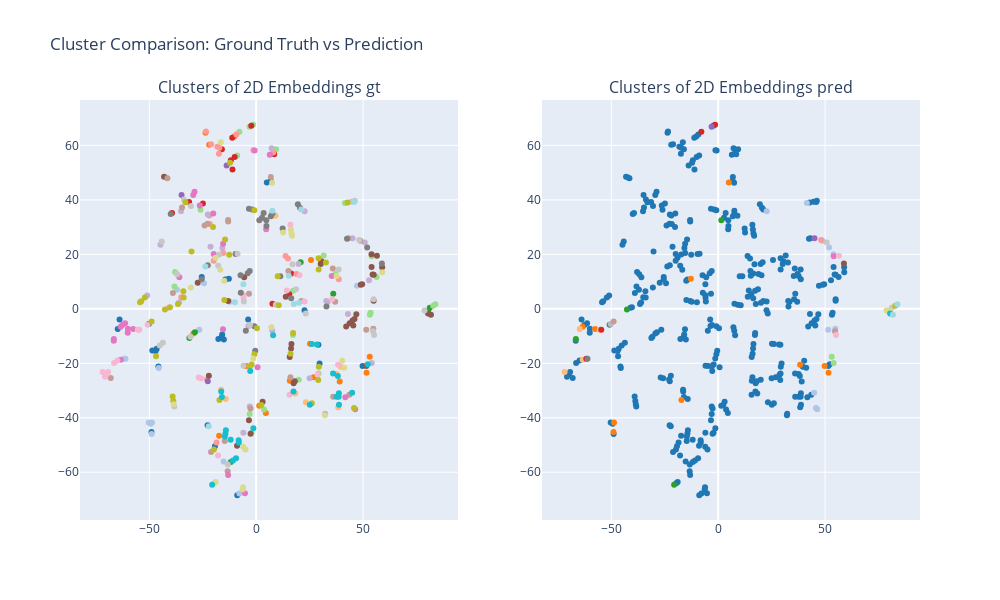

The cell this chart's notebook holds for it:
### Markdown cell above
## Trained with TSDAE

### Code cell
model = SentenceTransformer("models/tsdae-model")
test_model(model)

### Figure 1 — Plotly figure (JSON) as saved in the notebook; plotly's stock layout.template omitted (floating-point values rounded to 4 significant figures; data arrays with more than 128 entries replaced by an {"elided": "..."} marker saying what was removed)
{"data": [{"legendgroup": "gt", "marker": {"color": "#1f77b4", "size": 6}, "mode": "markers", "name": "GT Group 0", "showlegend": false, "type": "scatter", "x": [-45.75, 22.61, -48.99, -25.48, 6.782, -14.4, 29.1], "xaxis": "x", "y": [-21.18, -0.4917, -45.23, 11.65, 46.94, 10.76, -13.18], "yaxis": "y"}, {"legendgroup": "gt", "marker": {"color": "#1f77b4", "size": 6}, "mode": "markers", "name": "GT Group 1", "showlegend": false, "type": "scatter", "x": [-12.78, -50.24, -63.92, -22.72, -46.52, -48.6, -64.77, -47.04, 29.64, -19.29], "xaxis": "x", "y": [11.07, -5.541, -3.932, -42.71, -14.67, -15.33, -7.425, -15.49, -20.05, -50.42], "yaxis": "y"}, {"legendgroup": "gt", "marker": {"color": "#1f77b4", "size": 6}, "mode": "markers", "name": "GT Group 2", "showlegend": false, "type": "scatter", "x": [-15.13, -15.9, -17.7, 4.982, -16.14, -3.753, -8.852, 49.75], "xaxis": "x", "y": [-11.29, -9.388, -11.05, 46.39, -10.34, -3.903, -68.43, -20.96], "yaxis": "y"}, {"legendgroup": "gt", "marker": {"color": "#aec7e8", "size": 6}, "mode": "markers", "name": "GT Group 3", "showlegend": false, "type": "scatter", "x": [-61.14, -12.4, -37.07, -24.4, -15.22, -26.61, -45.56], "xaxis": "x", "y": [-18.29, 2.597, 7.033, 9.438, -56.02, -7.656, -21.75], "yaxis": "y"}, {"legendgroup": "gt", "marker": {"color": "#aec7e8", "size": 6}, "mode": "markers", "name": "GT Group 4", "showlegend": false, "type": "scatter", "x": [-61.68, -48.91, -49.34, -48.73, -50.3, 47.14, -7.856], "xaxis": "x", "y": [-18.37, -45.95, -42.14, -41.77, -41.68, 8.485, -67.75], "yaxis": "y"}, {"legendgroup": "gt", "marker": {"color": "#ff7f0e", "size": 6}, "mode": "markers", "name": "GT Group 5", "showlegend": false, "type": "scatter", "x": [15.75, 53.12], "xaxis": "x", "y": [-26.41, -17.6], "yaxis": "y"}, {"legendgroup": "gt", "marker": {"color": "#ff7f0e", "size": 6}, "mode": "markers", "name": "GT Group 6", "showlegend": false, "type": "scatter", "x": [-23.71, -10.25], "xaxis": "x", "y": [64.62, 63.26], "yaxis": "y"}, {"legendgroup": "gt", "marker": {"color": "#ff7f0e", "size": 6}, "mode": "markers", "name": "GT Group 7", "showlegend": false, "type": "scatter", "x": [26.91, 4.521, -29.4, 25.17, -4.694, 25.65, 39.06, -21.97, 51.62, 1.432, -17.34], "xaxis": "x", "y": [-25.1, -38.27, -9.089, -12.8, -20.96, 17.95, -26.71, 60.24, -23.46, -35.56, -46.58], "yaxis": "y"}, {"legendgroup": "gt", "marker": {"color": "#ffbb78", "size": 6}, "mode": "markers", "name": "GT Group 8", "showlegend": false, "type": "scatter", "x": [-14.25, 18.29, 23.26, 37.61, -16.43], "xaxis": "x", "y": [-33.11, -31.05, -34.33, -23.92, -29.73], "yaxis": "y"}, {"legendgroup": "gt", "marker": {"color": "#ffbb78", "size": 6}, "mode": "markers", "name": "GT Group 9", "showlegend": false, "type": "scatter", "x": [39.6, 38.35, 9.002], "xaxis": "x", "y": [-21.3, -36.12, 34.17], "yaxis": "y"}, {"legendgroup": "gt", "marker": {"color": "#2ca02c", "size": 6}, "mode": "markers", "name": "GT Group 10", "showlegend": false, "type": "scatter", "x": [-11.86, 80.44, 81.19], "xaxis": "x", "y": [-56.24, -0.7183, 0.4083], "yaxis": "y"}, {"legendgroup": "gt", "marker": {"color": "#2ca02c", "size": 6}, "mode": "markers", "name": "GT Group 11", "showlegend": false, "type": "scatter", "x": [-31.25, 20.8, 36.05, -28.66], "xaxis": "x", "y": [-10.74, 17.07, 5.575, -8.595], "yaxis": "y"}, {"legendgroup": "gt", "marker": {"color": "#98df8a", "size": 6}, "mode": "markers", "name": "GT Group 12", "showlegend": false, "type": "scatter", "x": [-37.94, 3.684, 17.19, 53.52, -38.21, 19.9], "xaxis": "x", "y": [13.56, -36.98, -9.581, -1.472, 8.213, -26.02], "yaxis": "y"}, {"legendgroup": "gt", "marker": {"color": "#98df8a", "size": 6}, "mode": "markers", "name": "GT Group 13", "showlegend": false, "type": "scatter", "x": [17.28, 82.83, 83.81, -2.16, 54.03, 31.58, 53.22, 41.49, 29.18, -3.029, 37.09, 56.34], "xaxis": "x", "y": [6.685, 1.15, 1.661, -45.51, 19.26, 19.57, -2.13, 38.87, -23.71, -38.63, 12.8, 11.69], "yaxis": "y"}, {"legendgroup": "gt", "marker": {"color": "#98df8a", "size": 6}, "mode": "markers", "name": "GT Group 14", "showlegend": false, "type": "scatter", "x": [-1.453, -8.894, -7.867, -3.088, -26.05, 9.332], "xaxis": "x", "y": [67.58, 56.31, 65.01, 66.85, 36.39, 58.56], "yaxis": "y"}, {"legendgroup": "gt", "marker": {"color": "#d62728", "size": 6}, "mode": "markers", "name": "GT Group 15", "showlegend": false, "type": "scatter", "x": [-16.05, -10.07, -2.289, 8.424, -11.2, 15.46, -31.39], "xaxis": "x", "y": [58.56, 55.78, 67.19, 56.73, 62.78, 5.365, 39.2], "yaxis": "y"}, {"legendgroup": "gt", "marker": {"color": "#d62728", "size": 6}, "mode": "markers", "name": "GT Group 16", "showlegend": false, "type": "scatter", "x": [-24.92, 7.604, -11.84, 16.39, -39.37, -11.09], "xaxis": "x", "y": [38.66, 1.893, 54.53, 12.96, 35.14, 51.11], "yaxis": "y"}, {"legendgroup": "gt", "marker": {"color": "#ff9896", "size": 6}, "mode": "markers", "name": "GT Group 17", "showlegend": false, "type": "scatter", "x": [-17.44, -22.95, -1.286, -21.92, 13.75, 14.89, -15.43, -9.276], "xaxis": "x", "y": [56.91, -25.97, 58.21, 34.22, 19.4, 18.49, 20.48, 63.96], "yaxis": "y"}, {"legendgroup": "gt", "marker": {"color": "#ff9896", "size": 6}, "mode": "markers", "name": "GT Group 18", "showlegend": false, "type": "scatter", "x": [18.85, 33.41, -17.23, -23.46, -19.89, -21.11, -21.72], "xaxis": "x", "y": [12.79, 2.556, 59.1, 65.08, 17.63, 60.38, 31.14], "yaxis": "y"}, {"legendgroup": "gt", "marker": {"color": "#ff9896", "size": 6}, "mode": "markers", "name": "GT Group 19", "showlegend": false, "type": "scatter", "x": [-18.54, -35.04, 7.957, 38.65, -18.17], "xaxis": "x", "y": [-49.03, 4.261, 57.37, 10.9, 59.49], "yaxis": "y"}, {"legendgroup": "gt", "marker": {"color": "#9467bd", "size": 6}, "mode": "markers", "name": "GT Group 20", "showlegend": false, "type": "scatter", "x": [-13.82], "xaxis": "x", "y": [52.61], "yaxis": "y"}, {"legendgroup": "gt", "marker": {"color": "#9467bd", "size": 6}, "mode": "markers", "name": "GT Group 21", "showlegend": false, "type": "scatter", "x": [-34.91, -22.65], "xaxis": "x", "y": [41.75, -26.59], "yaxis": "y"}, {"legendgroup": "gt", "marker": {"color": "#c5b0d5", "size": 6}, "mode": "markers", "name": "GT Group 22", "showlegend": false, "type": "scatter", "x": [54.04, 7.509, 32.28, -3.598], "xaxis": "x", "y": [-19.86, -7.998, -38.52, -6.312], "yaxis": "y"}, {"legendgroup": "gt", "marker": {"color": "#c5b0d5", "size": 6}, "mode": "markers", "name": "GT Group 23", "showlegend": false, "type": "scatter", "x": [-42.21, -35.17, -51.0, -21.36, -44.78, 50.81, 52.79, -3.03, -15.81, 32.77, 45.05, -6.002, 42.93, 22.68, -22.6, 7.193, 19.83, -36.04, 24.99], "xaxis": "x", "y": [48.19, 35.85, 4.887, 22.75, 23.5, 24.32, 10.47, -35.85, 22.35, 2.893, 25.87, -45.45, -1.877, 35.81, 34.59, 58.95, 16.48, 2.351, -25.52], "yaxis": "y"}, {"legendgroup": "gt", "marker": {"color": "#8c564b", "size": 6}, "mode": "markers", "name": "GT Group 24", "showlegend": false, "type": "scatter", "x": [17.52, 30.53, 13.84, 54.93, 80.42, 58.93, -43.1, -8.957, -27.35, -13.1, 3.007, 48.91], "xaxis": "x", "y": [-27.36, 17.42, 4.45, 2.971, -1.741, 15.3, 48.53, -50.23, 9.549, 2.844, -34.12, 8.881], "yaxis": "y"}, {"legendgroup": "gt", "marker": {"color": "#8c564b", "size": 6}, "mode": "markers", "name": "GT Group 25", "showlegend": false, "type": "scatter", "x": [15.67, 46.0, 53.95, 16.5, 54.46, 49.57, -2.629, 51.52, 43.7, -5.604, 81.76, 42.1], "xaxis": "x", "y": [-17.7, -3.75, 20.06, -12.93, 12.64, 9.037, -45.89, -20.97, -5.282, 11.63, -2.155, -6.449], "yaxis": "y"}, {"legendgroup": "gt", "marker": {"color": "#8c564b", "size": 6}, "mode": "markers", "name": "GT Group 26", "showlegend": false, "type": "scatter", "x": [-22.13, 30.19, -3.378, 16.31, 53.99, 54.98, 18.04, 46.85, 56.48, 45.06, 45.42], "xaxis": "x", "y": [-24.53, 16.5, -40.88, -14.54, 15.36, 12.54, -26.61, -1.955, 19.49, -4.248, -6.085], "yaxis": "y"}, {"legendgroup": "gt", "marker": {"color": "#c49c94", "size": 6}, "mode": "markers", "name": "GT Group 27", "showlegend": false, "type": "scatter", "x": [21.1, -41.51, -21.11, 16.02, 35.85, 54.78, 51.49, -13.1], "xaxis": "x", "y": [2.845, 47.93, -52.52, -25.13, 14.81, -7.268, -7.661, 32.06], "yaxis": "y"}, {"legendgroup": "gt", "marker": {"color": "#c49c94", "size": 6}, "mode": "markers", "name": "GT Group 28", "showlegend": false, "type": "scatter", "x": [-38.97, -68.06, -24.16, 36.96, -34.7, -22.78, 48.76, 43.13, 6.87, -2.631, 15.08, 36.02, -13.35, 43.57, -3.377, -14.72, -13.14], "xaxis": "x", "y": [5.775, -25.42, 30.55, 2.645, 37.2, 31.21, 24.98, 25.89, 48.42, -36.56, 13.91, -32.26, -59.63, -31.57, 5.516, -48.5, 32.57], "yaxis": "y"}, {"legendgroup": "gt", "marker": {"color": "#e377c2", "size": 6}, "mode": "markers", "name": "GT Group 29", "showlegend": false, "type": "scatter", "x": [-13.11, 0.6534, -29.43, 4.679, -28.83, -35.95, -19.88, -20.07, 41.71, -15.47, 35.35, 6.379, 46.31, -0.7325, -15.53, -26.39, -5.249], "xaxis": "x", "y": [-60.95, -21.48, 41.75, 29.22, 42.98, 11.63, 20.15, 34.96, -32.45, 23.94, 12.06, 56.55, -36.82, 58.14, -7.496, 37.91, -67.69], "yaxis": "y"}, {"legendgroup": "gt", "marker": {"color": "#e377c2", "size": 6}, "mode": "markers", "name": "GT Group 30", "showlegend": false, "type": "scatter", "x": [-60.01, -62.59, -61.34, -63.43], "xaxis": "x", "y": [-7.284, -5.918, -5.276, -6.556], "yaxis": "y"}, {"legendgroup": "gt", "marker": {"color": "#e377c2", "size": 6}, "mode": "markers", "name": "GT Group 31", "showlegend": false, "type": "scatter", "x": [-63.34, -66.63, -66.57, -60.08, -57.57], "xaxis": "x", "y": [-18.66, -11.7, -11.1, -8.749, -7.362], "yaxis": "y"}, {"legendgroup": "gt", "marker": {"color": "#f7b6d2", "size": 6}, "mode": "markers", "name": "GT Group 32", "showlegend": false, "type": "scatter", "x": [-66.45, -71.82, -69.7, -17.83, -70.73, -26.9, -69.29, -25.75, -55.38, -50.78, -54.69, -64.89, 20.26, 14.33, -41.05, 15.63], "xaxis": "x", "y": [-19.87, -23.23, -23.87, -53.85, -24.92, -25.24, -23.23, -25.51, -7.658, -5.873, -7.696, -18.96, 12.32, 6.714, 0.3736, -31.54], "yaxis": "y"}, {"legendgroup": "gt", "marker": {"color": "#f7b6d2", "size": 6}, "mode": "markers", "name": "GT Group 33", "showlegend": false, "type": "scatter", "x": [22.65, -5.965, 38.32, 35.54, 28.73, 16.0, -5.91], "xaxis": "x", "y": [2.734, 5.022, -20.52, 3.521, -24.18, 30.83, 4.057], "yaxis": "y"}, {"legendgroup": "gt", "marker": {"color": "#7f7f7f", "size": 6}, "mode": "markers", "name": "GT Group 34", "showlegend": false, "type": "scatter", "x": [3.492, -39.98, -3.966, 51.9, 58.81, 20.47, 11.29, 2.749, -0.4536, -3.03, 4.798, -0.8465, 42.47, -4.845, 6.864, 1.46, -7.198, -25.5], "xaxis": "x", "y": [35.17, 34.82, 13.08, 22.51, 16.68, 37.08, 12.01, 33.43, -15.42, 13.92, 30.4, -6.373, 25.77, -8.08, 33.96, 32.54, 5.947, 10.87], "yaxis": "y"}, {"legendgroup": "gt", "marker": {"color": "#7f7f7f", "size": 6}, "mode": "markers", "name": "GT Group 35", "showlegend": false, "type": "scatter", "x": [32.88, 12.37, -1.892, 16.39, -7.314, -3.381, 4.732, 7.575, -22.62, -9.659, 19.5], "xaxis": "x", "y": [0.8587, 29.47, 36.48, 3.925, 12.34, 36.76, 32.5, 34.98, 16.05, 20.17, 38.37], "yaxis": "y"}, {"legendgroup": "gt", "marker": {"color": "#c7c7c7", "size": 6}, "mode": "markers", "name": "GT Group 36", "showlegend": false, "type": "scatter", "x": [-43.66, -13.28, -8.715, -30.5, -45.14, 38.59, 48.15, -5.766], "xaxis": "x", "y": [-12.46, -57.12, 20.19, 37.73, -13.46, 14.41, 25.25, 2.702], "yaxis": "y"}, {"legendgroup": "gt", "marker": {"color": "#c7c7c7", "size": 6}, "mode": "markers", "name": "GT Group 37", "showlegend": false, "type": "scatter", "x": [78.75, 16.99, -2.89, 54.63, -30.77, -17.77, -5.931, -17.28, -38.33, 23.19], "xaxis": "x", "y": [-0.6479, 16.37, -5.915, -8.216, -10.27, 15.79, -20.87, 19.9, -35.88, -1.677], "yaxis": "y"}, {"legendgroup": "gt", "marker": {"color": "#c7c7c7", "size": 6}, "mode": "markers", "name": "GT Group 38", "showlegend": false, "type": "scatter", "x": [18.62, 44.58, 55.19, 9.175, -33.81, 54.95, -36.93, 46.14, -44.18], "xaxis": "x", "y": [7.203, 39.27, -9.601, 1.514, 40.18, 3.55, 12.74, 39.72, 24.71], "yaxis": "y"}, {"legendgroup": "gt", "marker": {"color": "#bcbd22", "size": 6}, "mode": "markers", "name": "GT Group 39", "showlegend": false, "type": "scatter", "x": [29.19, 42.78, -40.33, -14.88, 10.07, -42.68, -2.138, -48.91, -33.1, 10.56, -30.24, -19.76, -12.22, -20.2, -2.953, 45.75, 17.29, 29.03, 29.22, -0.864, 29.29, 16.1, -53.79, -12.62, -14.55, 32.64], "xaxis": "x", "y": [18.53, 39.0, 0.5438, 3.267, 11.93, -0.2207, -20.42, -4.65, 39.16, 1.328, 21.06, -51.68, 53.61, 30.03, -21.1, -36.41, -8.914, -26.12, 14.45, 36.2, -21.22, -16.48, 2.779, 19.85, 25.43, 17.01], "yaxis": "y"}, {"legendgroup": "gt", "marker": {"color": "#bcbd22", "size": 6}, "mode": "markers", "name": "GT Group 40", "showlegend": false, "type": "scatter", "x": [-38.75, -36.59, -54.33, -33.91, 26.06, -39.08, -17.19, -46.84, 2.369, 0.3817, -34.07, -52.11, -0.8429], "xaxis": "x", "y": [-33.86, 1.731, 2.388, 4.178, -34.69, -32.14, -33.44, -17.4, -35.27, -7.141, 6.438, 4.18, -16.67], "yaxis": "y"}, {"legendgroup": "gt", "marker": {"color": "#dbdb8d", "size": 6}, "mode": "markers", "name": "GT Group 41", "showlegend": false, "type": "scatter", "x": [-38.53, -1.359, -30.56, -6.306, -6.16, 41.18], "xaxis": "x", "y": [-35.07, -18.19, 7.867, -66.19, -65.47, -21.64], "yaxis": "y"}, {"legendgroup": "gt", "marker": {"color": "#dbdb8d", "size": 6}, "mode": "markers", "name": "GT Group 42", "showlegend": false, "type": "scatter", "x": [7.456, -16.54, -19.0, -16.81, 16.22, 16.81, 40.24, -14.94, 32.15, 16.49, 12.57], "xaxis": "x", "y": [46.25, 61.16, 18.76, 14.32, 29.09, 26.81, -19.05, 10.33, -39.1, 27.65, 27.98], "yaxis": "y"}, {"legendgroup": "gt", "marker": {"color": "#dbdb8d", "size": 6}, "mode": "markers", "name": "GT Group 43", "showlegend": false, "type": "scatter", "x": [7.13, 58.98, -18.96, -19.66, 37.64, -4.993, -6.069], "xaxis": "x", "y": [-6.724, 13.4, -63.56, -63.99, 12.06, -51.64, -50.59], "yaxis": "y"}, {"legendgroup": "gt", "marker": {"color": "#17becf", "size": 6}, "mode": "markers", "name": "GT Group 44", "showlegend": false, "type": "scatter", "x": [7.916, -1.318, 44.89, 52.23, -8.147, 35.96, -8.207, -14.17, 25.1, -9.403, 26.04, -10.84, 17.43, -14.39, -16.37, -11.94, 38.57, -16.03, 38.19], "xaxis": "x", "y": [-9.667, -43.79, -30.85, -20.3, -49.07, -23.77, -48.21, -44.58, -35.24, -54.86, -12.89, -55.63, -30.36, -45.75, -30.35, -48.02, -32.3, -32.38, -24.69], "yaxis": "y"}, {"legendgroup": "gt", "marker": {"color": "#17becf", "size": 6}, "mode": "markers", "name": "GT Group 45", "showlegend": false, "type": "scatter", "x": [38.73, -20.6, -14.65, 28.42, -2.792, 38.68, 37.65], "xaxis": "x", "y": [-35.21, -64.58, -46.85, -13.1, -22.86, -30.95, -32.23], "yaxis": "y"}, {"legendgroup": "gt", "marker": {"color": "#9edae5", "size": 6}, "mode": "markers", "name": "GT Group 46", "showlegend": false, "type": "scatter", "x": [-22.18, 15.24, 7.564, 21.1, -23.8], "xaxis": "x", "y": [-43.13, 12.11, 35.98, 36.5, 15.52], "yaxis": "y"}, {"legendgroup": "gt", "marker": {"color": "#9edae5", "size": 6}, "mode": "markers", "name": "GT Group 47", "showlegend": false, "type": "scatter", "x": [-5.992, -9.958], "xaxis": "x", "y": [9.032, 2.422], "yaxis": "y"}, {"legendgroup": "gt", "marker": {"color": "#9edae5", "size": 6}, "mode": "markers", "name": "GT Group 48", "showlegend": false, "type": "scatter", "x": [17.6, 45.84, 20.04], "xaxis": "x", "y": [1.733, 39.24, 2.264], "yaxis": "y"}, {"legendgroup": "pred", "marker": {"color": "#1f77b4", "size": 6}, "mode": "markers", "name": "Pred Group 0", "showlegend": false, "type": "scatter", "x": {"elided": "349 float values"}, "xaxis": "x2", "y": {"elided": "349 float values"}, "yaxis": "y2"}, {"legendgroup": "pred", "marker": {"color": "#1f77b4", "size": 6}, "mode": "markers", "name": "Pred Group 1", "showlegend": false, "type": "scatter", "x": [-7.856, -13.11, -20.2, -45.75, -49.34, 43.57, -3.03, 23.26, -13.14, -61.34, -17.7, -5.249, -48.6], "xaxis": "x2", "y": [-67.75, -60.95, 30.03, -21.18, -42.14, -31.57, 13.92, -34.33, 32.57, -5.276, -11.05, -67.69, -15.33], "yaxis": "y2"}, {"legendgroup": "pred", "marker": {"color": "#aec7e8", "size": 6}, "mode": "markers", "name": "Pred Group 2", "showlegend": false, "type": "scatter", "x": [51.49, 54.78, 48.76, 22.68, 45.75, 53.95, 46.31, 44.89, 51.9, 41.49], "xaxis": "x2", "y": [-7.661, -7.268, 24.98, 35.81, -36.41, 20.06, -36.82, -30.85, 22.51, 38.87], "yaxis": "y2"}, {"legendgroup": "pred", "marker": {"color": "#ff7f0e", "size": 6}, "mode": "markers", "name": "Pred Group 3", "showlegend": false, "type": "scatter", "x": [-48.73, -57.57, -48.99, -17.19, -63.43, -12.78], "xaxis": "x2", "y": [-41.77, -7.362, -45.23, -33.44, -6.556, 11.07], "yaxis": "y2"}, {"legendgroup": "pred", "marker": {"color": "#ff7f0e", "size": 6}, "mode": "markers", "name": "Pred Group 4", "showlegend": false, "type": "scatter", "x": [49.75, 4.982, 38.32, 51.62], "xaxis": "x2", "y": [-20.96, 46.39, -20.52, -23.46], "yaxis": "y2"}, {"legendgroup": "pred", "marker": {"color": "#ffbb78", "size": 6}, "mode": "markers", "name": "Pred Group 5", "showlegend": false, "type": "scatter", "x": [-63.34, -64.77, -71.82, -55.38], "xaxis": "x2", "y": [-18.66, -7.425, -23.23, -7.658], "yaxis": "y2"}, {"legendgroup": "pred", "marker": {"color": "#2ca02c", "size": 6}, "mode": "markers", "name": "Pred Group 6", "showlegend": false, "type": "scatter", "x": [-50.78, -42.68, -20.6], "xaxis": "x2", "y": [-5.873, -0.2207, -64.58], "yaxis": "y2"}, {"legendgroup": "pred", "marker": {"color": "#2ca02c", "size": 6}, "mode": "markers", "name": "Pred Group 7", "showlegend": false, "type": "scatter", "x": [1.46, -66.57], "xaxis": "x2", "y": [32.54, -11.1], "yaxis": "y2"}, {"legendgroup": "pred", "marker": {"color": "#98df8a", "size": 6}, "mode": "markers", "name": "Pred Group 8", "showlegend": false, "type": "scatter", "x": [53.12, 54.04], "xaxis": "x2", "y": [-17.6, -19.86], "yaxis": "y2"}, {"legendgroup": "pred", "marker": {"color": "#d62728", "size": 6}, "mode": "markers", "name": "Pred Group 9", "showlegend": false, "type": "scatter", "x": [-7.867, -1.453], "xaxis": "x2", "y": [65.01, 67.58], "yaxis": "y2"}, {"legendgroup": "pred", "marker": {"color": "#d62728", "size": 6}, "mode": "markers", "name": "Pred Group 10", "showlegend": false, "type": "scatter", "x": [-54.69, -61.68], "xaxis": "x2", "y": [-7.696, -18.37], "yaxis": "y2"}, {"legendgroup": "pred", "marker": {"color": "#ff9896", "size": 6}, "mode": "markers", "name": "Pred Group 11", "showlegend": false, "type": "scatter", "x": [48.15], "xaxis": "x2", "y": [25.25], "yaxis": "y2"}, {"legendgroup": "pred", "marker": {"color": "#9467bd", "size": 6}, "mode": "markers", "name": "Pred Group 12", "showlegend": false, "type": "scatter", "x": [-3.088], "xaxis": "x2", "y": [66.85], "yaxis": "y2"}, {"legendgroup": "pred", "marker": {"color": "#9467bd", "size": 6}, "mode": "markers", "name": "Pred Group 13", "showlegend": false, "type": "scatter", "x": [45.05], "xaxis": "x2", "y": [25.87], "yaxis": "y2"}, {"legendgroup": "pred", "marker": {"color": "#c5b0d5", "size": 6}, "mode": "markers", "name": "Pred Group 14", "showlegend": false, "type": "scatter", "x": [-50.24], "xaxis": "x2", "y": [-5.541], "yaxis": "y2"}, {"legendgroup": "pred", "marker": {"color": "#8c564b", "size": 6}, "mode": "markers", "name": "Pred Group 15", "showlegend": false, "type": "scatter", "x": [58.81], "xaxis": "x2", "y": [16.68], "yaxis": "y2"}, {"legendgroup": "pred", "marker": {"color": "#c49c94", "size": 6}, "mode": "markers", "name": "Pred Group 16", "showlegend": false, "type": "scatter", "x": [-48.91], "xaxis": "x2", "y": [-4.65], "yaxis": "y2"}, {"legendgroup": "pred", "marker": {"color": "#c49c94", "size": 6}, "mode": "markers", "name": "Pred Group 17", "showlegend": false, "type": "scatter", "x": [54.63], "xaxis": "x2", "y": [-8.216], "yaxis": "y2"}, {"legendgroup": "pred", "marker": {"color": "#e377c2", "size": 6}, "mode": "markers", "name": "Pred Group 18", "showlegend": false, "type": "scatter", "x": [54.03], "xaxis": "x2", "y": [19.26], "yaxis": "y2"}, {"legendgroup": "pred", "marker": {"color": "#f7b6d2", "size": 6}, "mode": "markers", "name": "Pred Group 19", "showlegend": false, "type": "scatter", "x": [56.48], "xaxis": "x2", "y": [19.49], "yaxis": "y2"}, {"legendgroup": "pred", "marker": {"color": "#f7b6d2", "size": 6}, "mode": "markers", "name": "Pred Group 20", "showlegend": false, "type": "scatter", "x": [55.19], "xaxis": "x2", "y": [-9.601], "yaxis": "y2"}, {"legendgroup": "pred", "marker": {"color": "#7f7f7f", "size": 6}, "mode": "markers", "name": "Pred Group 21", "showlegend": false, "type": "scatter", "x": [-61.14], "xaxis": "x2", "y": [-18.29], "yaxis": "y2"}, {"legendgroup": "pred", "marker": {"color": "#c7c7c7", "size": 6}, "mode": "markers", "name": "Pred Group 22", "showlegend": false, "type": "scatter", "x": [50.81], "xaxis": "x2", "y": [24.32], "yaxis": "y2"}, {"legendgroup": "pred", "marker": {"color": "#c7c7c7", "size": 6}, "mode": "markers", "name": "Pred Group 23", "showlegend": false, "type": "scatter", "x": [81.19], "xaxis": "x2", "y": [0.4083], "yaxis": "y2"}, {"legendgroup": "pred", "marker": {"color": "#bcbd22", "size": 6}, "mode": "markers", "name": "Pred Group 24", "showlegend": false, "type": "scatter", "x": [82.83], "xaxis": "x2", "y": [1.15], "yaxis": "y2"}, {"legendgroup": "pred", "marker": {"color": "#dbdb8d", "size": 6}, "mode": "markers", "name": "Pred Group 25", "showlegend": false, "type": "scatter", "x": [78.75], "xaxis": "x2", "y": [-0.6479], "yaxis": "y2"}, {"legendgroup": "pred", "marker": {"color": "#dbdb8d", "size": 6}, "mode": "markers", "name": "Pred Group 26", "showlegend": false, "type": "scatter", "x": [80.44], "xaxis": "x2", "y": [-0.7183], "yaxis": "y2"}, {"legendgroup": "pred", "marker": {"color": "#17becf", "size": 6}, "mode": "markers", "name": "Pred Group 27", "showlegend": false, "type": "scatter", "x": [80.42], "xaxis": "x2", "y": [-1.741], "yaxis": "y2"}, {"legendgroup": "pred", "marker": {"color": "#9edae5", "size": 6}, "mode": "markers", "name": "Pred Group 28", "showlegend": false, "type": "scatter", "x": [81.76], "xaxis": "x2", "y": [-2.155], "yaxis": "y2"}, {"legendgroup": "pred", "marker": {"color": "#9edae5", "size": 6}, "mode": "markers", "name": "Pred Group 29", "showlegend": false, "type": "scatter", "x": [83.81], "xaxis": "x2", "y": [1.661], "yaxis": "y2"}], "layout": {"annotations": [{"font": {"size": 16}, "showarrow": false, "text": "Clusters of 2D Embeddings gt", "x": 0.225, "xanchor": "center", "xref": "paper", "y": 1, "yanchor": "bottom", "yref": "paper"}, {"font": {"size": 16}, "showarrow": false, "text": "Clusters of 2D Embeddings pred", "x": 0.775, "xanchor": "center", "xref": "paper", "y": 1, "yanchor": "bottom", "yref": "paper"}], "height": 600, "showlegend": true, "title": {"text": "Cluster Comparison: Ground Truth vs Prediction"}, "width": 1000, "xaxis": {"anchor": "y", "domain": [0, 0.45]}, "xaxis2": {"anchor": "y2", "domain": [0.55, 1]}, "yaxis": {"anchor": "x", "domain": [0, 1]}, "yaxis2": {"anchor": "x2", "domain": [0, 1]}}}
